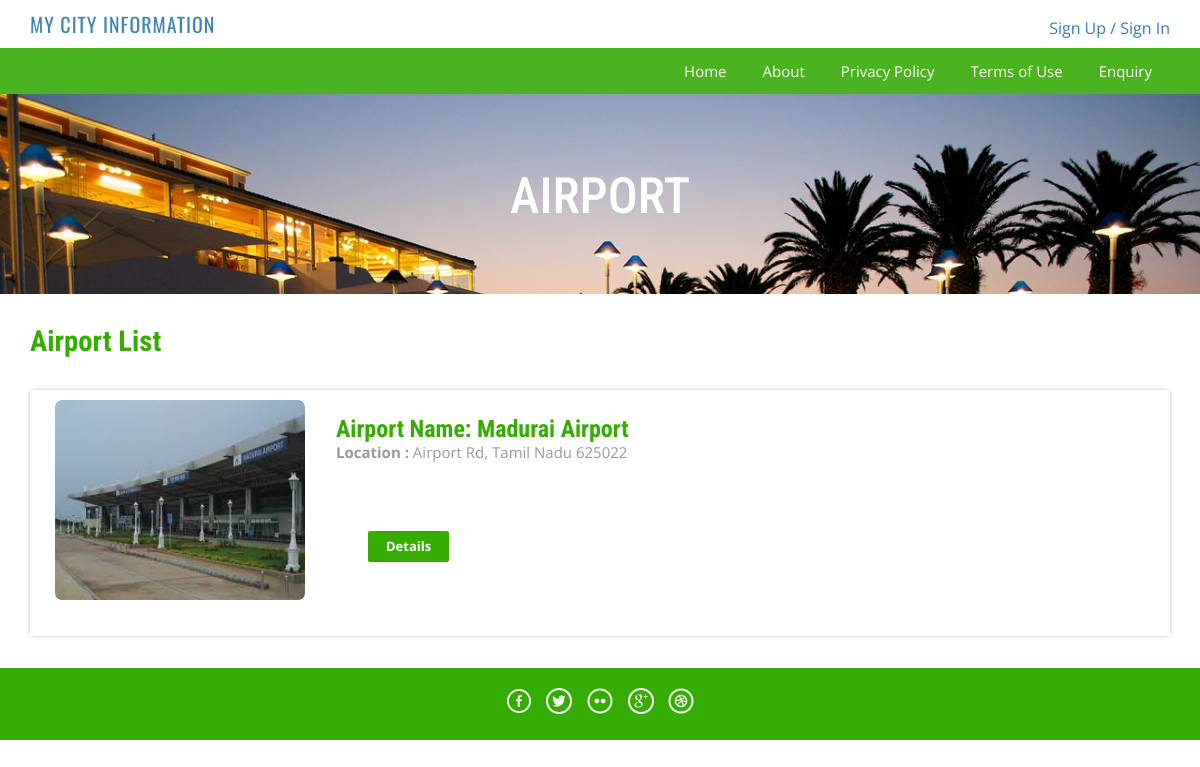
Screenshot of /airport-list.php with the database file from the repository.
### tables this page shows
CREATE TABLE `airport` (
  `id` int(10) NOT NULL,
  `aname` varchar(100) NOT NULL,
  `location` varchar(100) NOT NULL,
  `details` varchar(3000) NOT NULL,
  `image` varchar(50) NOT NULL,
  `creationdate` timestamp NOT NULL DEFAULT CURRENT_TIMESTAMP ON UPDATE CURRENT_TIMESTAMP,
  `updationDate` timestamp NOT NULL DEFAULT '0000-00-00 00:00:00',
  `maplocation` varchar(3000) NOT NULL
);

### airport-list.php (the view, shortened to what this page needs)
<?php
include('includes/config.php');
?>
<!DOCTYPE HTML>
<html>
<head>
<link href="css/bootstrap.css" rel='stylesheet' type='text/css' />
<link href="css/style.css" rel='stylesheet' type='text/css' />
<link href="css/font-awesome.css" rel="stylesheet">
<link href="css/animate.css" rel="stylesheet" type="text/css" media="all">
</head>
<body>
<?php include('includes/header.php');?>
<div class="banner-3">
	<div class="container">
		<h1 class="wow zoomIn animated animated" data-wow-delay=".5s" style="visibility: visible; animation-delay: 0.5s; animation-name: zoomIn;"> AIRPORT</h1>
	</div>
</div>
<div class="rooms">
	<div class="container">
		<div class="room-bottom">
			<h3>Airport List</h3>
<?php $sql = "SELECT * from airport";
$query = $dbh->prepare($sql);
$query->execute();
$results=$query->fetchAll(PDO::FETCH_OBJ);
if($query->rowCount() > 0)
{
foreach($results as $result)
{	?>
		<div class="rom-btm" style="padding: 10px;">
				<div class="col-md-3 room-left wow fadeInLeft animated" data-wow-delay=".5s">
					<img  style="width: 280px;height: 200px;border-radius: 7px;"  src="admin/pacakgeimages/<?php echo htmlentities($result->image);?>" class="img-responsive" alt="">
				</div>
				<div class="col-md-6 room-midle wow fadeInUp animated" data-wow-delay=".5s">
					<h4>Airport Name: <?php echo htmlentities($result->aname);?></h4>
					<p><b>Location :</b> <?php echo htmlentities($result->location);?></p>
						<div class="col-md-3 room-right wow fadeInRight animated" data-wow-delay=".5s">
					<a href="airport-details.php?pkgid=<?php echo htmlentities($result->id);?>" class="view">Details</a>
				</div>
				</div>
				<div class="clearfix"></div>
			</div>
<?php }} ?>
		</div>
	</div>
</div>
<?php include('includes/footer.php');?>
</body>
</html>

### css/style.css (style rules this page uses)
html, body { font-size: 100%; background: #fff; font-family: 'Open Sans', sans-serif; }
body a,.grid_1,plan_1,plan_1.one,plan_1.two,i.icon1, i.icon2, i.icon3, i.icon4, i.icon5, i.icon6 { transition:0.5s all; -webkit-transition:0.5s all; -moz-transition:0.5s all; -o-transition:0.5s all; -ms-transition:0.5s all; }
h1,h2,h3,h4,h5,h6 { margin:0; font-family: 'Roboto Condensed', sans-serif; }
p { margin:0; }
a.view { padding: 6px 18px; font-weight: 700; color: #fff; background-color: #34ad00; border: 0; font-size: 13px; border-radius: 2px; -webkit-transition: all .2s; -moz-transition: all .2s; transition: all .2s; margin-top: 20px; display: inline-block; }
.banner-3 { background: url(../images/6.jpg)no-repeat; background-size: cover; -webkit-background-size: cover; -o-background-size: cover; -ms-background-size: cover; -moz-background-size: cover; min-height:200px; }
.banner-3 h1 { font-size: 50px; margin-bottom: 40px; padding: 1.5em 0 0; text-align: center; color: #fff; }
.rom-btm { margin-top: 2em; box-shadow: 0px 0px 5px -1px rgba(0, 0, 0, 0.37); }
.room-bottom h3 { font-size: 1.8em; font-weight: 700; color: #34ad00; }
.room-bottom { padding: 2em 0; }
.rom-btm h4 { font-size: 1.5em; font-weight: 700; color: #34ad00; }
.rom-btm p { font-size: 15px; color: #999; }
.room-right { text-align: right; padding: 3em 2em; }
.room-midle { padding: 1em; }

### rows the page displays
airport: image (picture), aname "Madurai Airport", location "Airport Rd, Tamil Nadu 625022"
